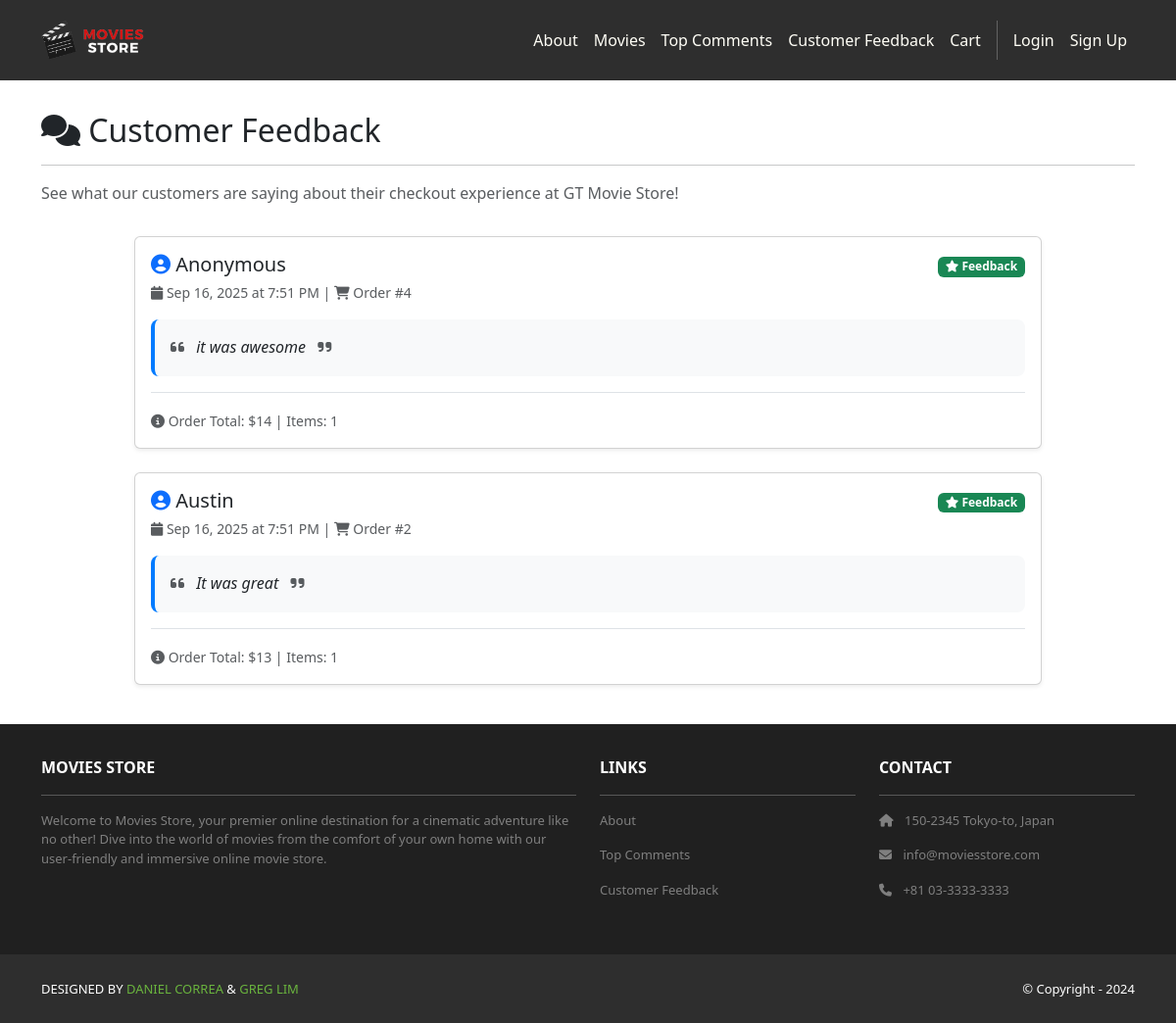
The page /cart/feedback/ on the database its author committed.
### cart/models.py (models this page shows, shortened)
class CheckoutFeedback(models.Model):
    id = models.AutoField(primary_key=True)
    name = models.CharField(max_length=100, blank=True, null=True)  # Optional name field
    feedback_text = models.TextField(max_length=500)  # User's thoughts on checkout process
    date_submitted = models.DateTimeField(auto_now_add=True)
    order = models.ForeignKey(Order, on_delete=models.CASCADE, null=True, blank=True)  # Link to order
    def display_name(self):
        return self.name if self.name else "Anonymous"

class Order(models.Model):
    id = models.AutoField(primary_key=True)
    total = models.IntegerField()
    date = models.DateTimeField(auto_now_add=True)
    user = models.ForeignKey(User, on_delete=models.CASCADE)

### cart/views.py (the view)
# urls.py: path('feedback/', views.feedback_list, name='cart.feedback_list'),
def feedback_list(request):
    feedback_list = CheckoutFeedback.objects.all().order_by('-date_submitted')
    template_data = {}
    template_data['title'] = 'Customer Feedback'
    template_data['feedback_list'] = feedback_list
    return render(request, 'cart/feedback_list.html', {'template_data': template_data})

### cart/templates/cart/feedback_list.html (shortened to what this page needs)
{% extends 'base.html' %}
{% block content %}
{% load static %}
<div class="p-3">
  <div class="container">
    <div class="row mt-3">
      <div class="col mx-auto mb-3">
        <h2><i class="fas fa-comments"></i> Customer Feedback</h2>
        <hr />
        <p class="text-muted">
          See what our customers are saying about their checkout experience at GT Movie Store!
        </p>
      </div>
    </div>
    {% if template_data.feedback_list %}
    <div class="row">
      <div class="col-md-10 mx-auto">
        {% for feedback in template_data.feedback_list %}
        <div class="card mb-4 shadow-sm">
          <div class="card-body">
            <div class="d-flex justify-content-between align-items-start mb-3">
              <div>
                <h5 class="card-title mb-1">
                  <i class="fas fa-user-circle text-primary"></i>
                  {{ feedback.display_name }}
                </h5>
                <small class="text-muted">
                  <i class="fas fa-calendar"></i>
                  {{ feedback.date_submitted|date:"M d, Y \a\t g:i A" }}
                  {% if feedback.order %}
                    | <i class="fas fa-shopping-cart"></i> Order #{{ feedback.order.id }}
                  {% endif %}
                </small>
              </div>
              <div>
                <span class="badge bg-success">
                  <i class="fas fa-star"></i> Feedback
                </span>
              </div>
            </div>
            <div class="feedback-content">
              <i class="fas fa-quote-left text-muted me-2"></i>
              <span class="feedback-text">{{ feedback.feedback_text }}</span>
              <i class="fas fa-quote-right text-muted ms-2"></i>
            </div>
            {% if feedback.order %}
            <div class="mt-3 pt-3 border-top">
              <small class="text-muted">
                <i class="fas fa-info-circle"></i>
                Order Total: ${{ feedback.order.total }} |
                Items: {{ feedback.order.item_set.count }}
              </small>
            </div>
            {% endif %}
          </div>
        </div>
        {% endfor %}
      </div>
    </div>
    {% endif %}
  </div>
</div>
{% endblock content %}

### cart/templates/cart/feedback_list.html (style rules this page uses)
.feedback-content { background-color: #f8f9fa; padding: 1rem; border-radius: 0.5rem; border-left: 4px solid #007bff; margin: 1rem 0; }
.feedback-text { font-style: italic; line-height: 1.6; }

### rows shown on the page
CheckoutFeedback: display_name "Anonymous", date_submitted "Sep 16, 2025 at 7:51 PM", order.id "4", feedback_text "it was awesome", order.total "14", order.item_set.count "1"
CheckoutFeedback: display_name "Austin", date_submitted "Sep 16, 2025 at 7:51 PM", order.id "2", feedback_text "It was great", order.total "13", order.item_set.count "1"
